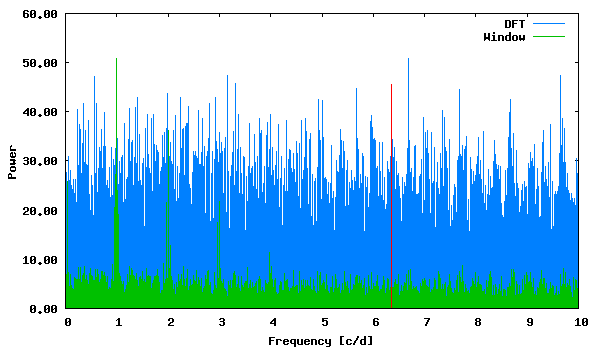

Reproduce this figure in gnuplot.
set term png size 600,350 medium
set colors classic
set output "phase_lc_16.deeming.png"
set xlabel "Frequency [c/d]"
set ylabel "Power"
set format y "%5.2f"
plot "deeming.periodogram" using 1:2 with lines linecolor 3 title "DFT", "deeming.periodogram" using 1:3 with lines linecolor 2 title "Window", "<echo '6.353999 45.54674024'" with impulses linecolor 1 title ""
 
